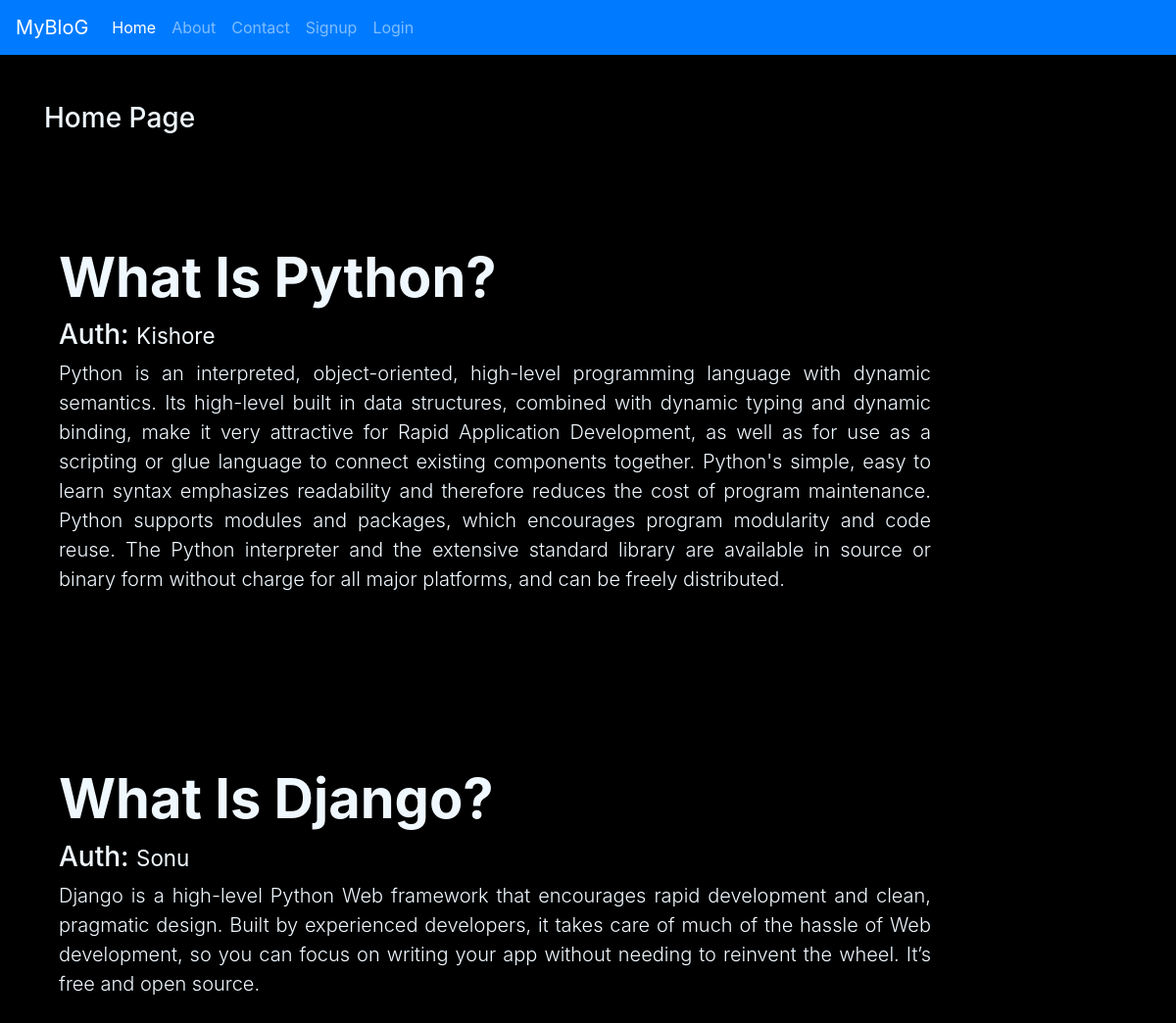
The page / on the database its author committed.
### vlog/models.py (models this page shows)
class Post(models.Model):
    title = models.CharField(max_length=100)
    auth  = models.CharField(max_length=55)
    desc  = models.TextField()

### vlog/views.py (the view)
# urls.py: path('', views.index,name="home"),
def index(req):
    All_post = Post.objects.all()
    return render(req,'vlog/index.htm',{"active":"home","All_post":All_post})

### vlog/templates/vlog/index.htm (shortened to what this page needs)
{% extends 'vlog/base.htm' %}
{% block content %}
<div class="col-sm-10">
    <h3 class="my-5">Home Page</h3>
    {% if All_post %}
    {% for post in All_post %}
    <div class="jumbotron jumbotron-fluid jumbtron-color">
        <div class="container">
          <h1 class="display-4 font-weight-bold">{{post.title}}</h1>
          <h3>Auth: <small>{{post.auth}}</small></h3>
          <p class="lead text-justify">{{post.desc}}</p>
        </div>
      </div>
    {% endfor %}
    {% endif %}
</div>
{% endblock content %}

### vlog/templates/vlog/base.htm (style rules this page uses)
body { background-color: black; color: aliceblue; }
.jumbtron-color { background-color:rgba(223, 18, 18, 0); }

### rows shown on the page
Post: title "What Is Python?", auth "Kishore", desc "Python is an interpreted, object-oriented, high-level programming language with dynamic semantics. Its high-level built in data structures, combined with dynamic typing and dynamic binding, make it very attractive for Rapid Application Development, as well as for use as a scripting or glue language to connect existing components together. Python's simple, easy to learn syntax emphasizes readability and therefore reduces the cost of program maintenance. Python supports modules and packages, which encourages program modularity and code reuse. The Python interpreter and the extensive standard library are available in source or binary form without charge for all major platforms, and can be…"
Post: title "What Is Django?", auth "Sonu", desc "Django is a high-level Python Web framework that encourages rapid development and clean, pragmatic design. Built by experienced developers, it takes care of much of the hassle of Web development, so you can focus on writing your app without needing to reinvent the wheel. It’s free and open source."
